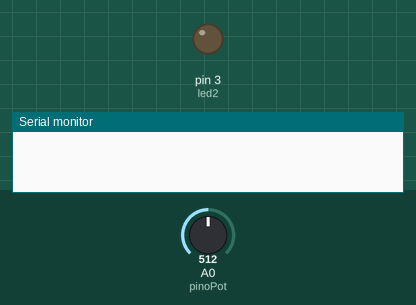
A sketch run on a simulated Arduino Uno, built with avr-gcc and run on an emulated ATmega328P. Parts: output pins drawn as LEDs (lit = HIGH), the last lines printed to the serial monitor. Dashed ring = blinking. The test bench sets the inputs (shaded band); at power-on: A0 (pinoPot) = 512.

Above: at 0.1 s.
At 1.2 s:
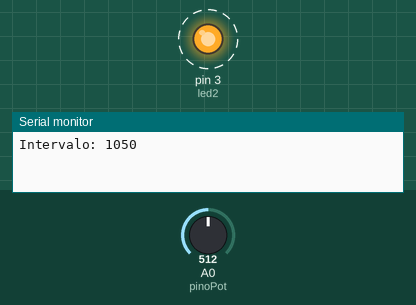
1.3 s: A0 (pinoPot) set to 900
4.3 s: A0 (pinoPot) set to 1023
At 4.54 s:
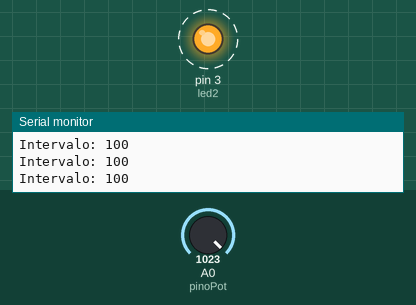
Timing chart, 0 to 13.3 s (numbered marks = the images above; inputs shaded):
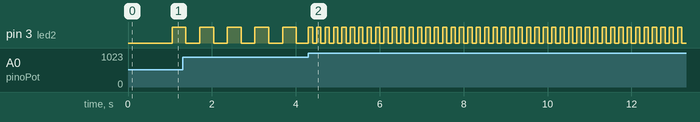

Measured:
- after the input at 4.3 s, pin 3 (led2): alternates HIGH for 0.10 s and LOW for 0.10 s, starting at once
- by itself, pin 3 (led2): alternates HIGH for 0.33 s and LOW for 0.33 s

The sketch:

Ex6.ino
```cpp
const int led2 = 3;
const int pinoPot = A0;
unsigned long anteriorMillis = 0;
int estadoLed2 = LOW;

void setup() {
  Serial.begin(9600);
  pinMode(led2, OUTPUT);
  pinMode(pinoPot, INPUT);
}

void loop() {

  int leitura = analogRead(pinoPot);


  long intervalo = map(leitura, 0, 1023, 2000, 100);


  unsigned long atualMillis = millis();


  if (atualMillis - anteriorMillis >= (unsigned long)intervalo) {
    anteriorMillis = atualMillis;


    estadoLed2 = !estadoLed2;
    digitalWrite(led2, estadoLed2);


    Serial.print("Intervalo: ");
    Serial.println(intervalo);
  }
}
```
